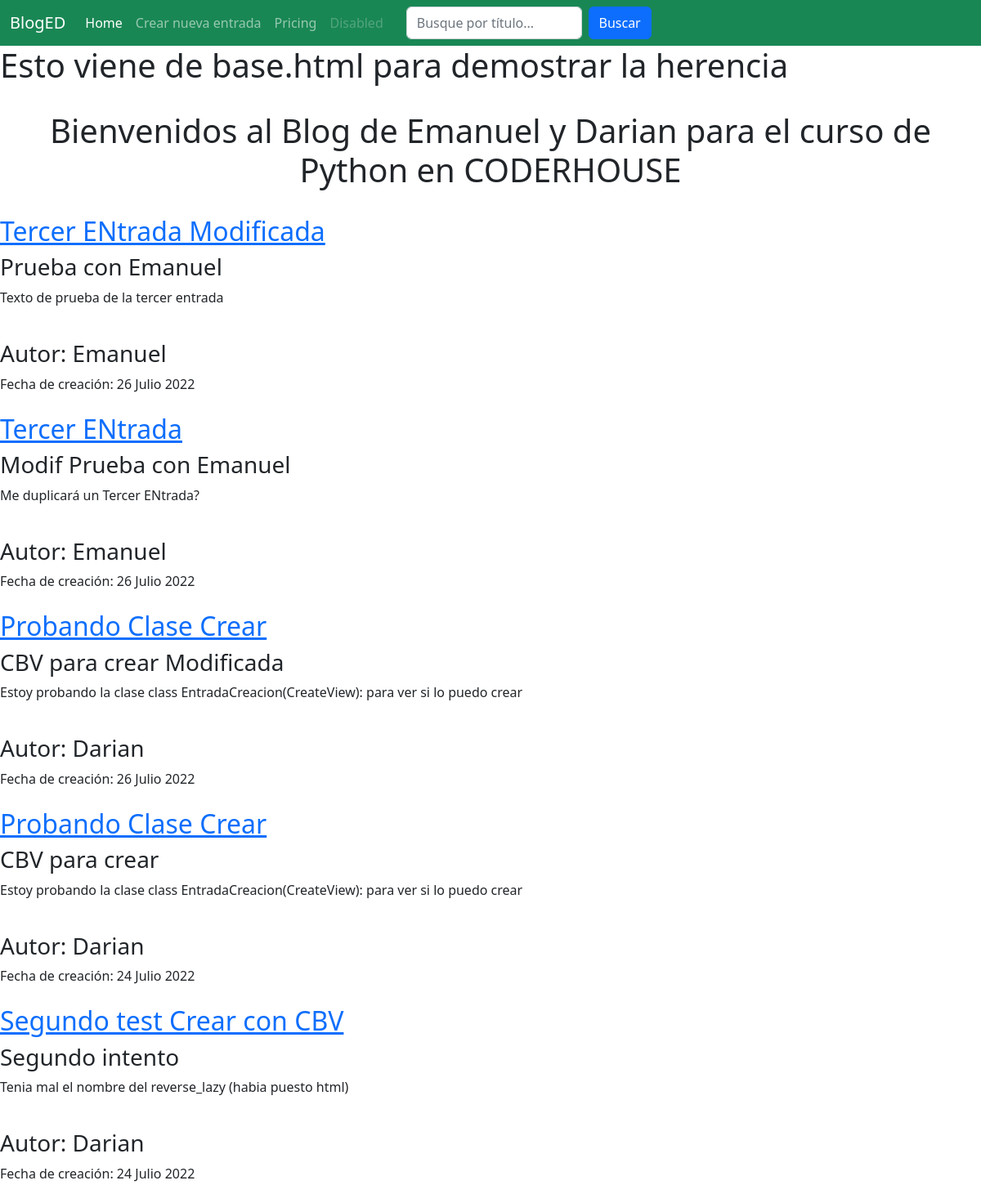
Before: / with the older database file.
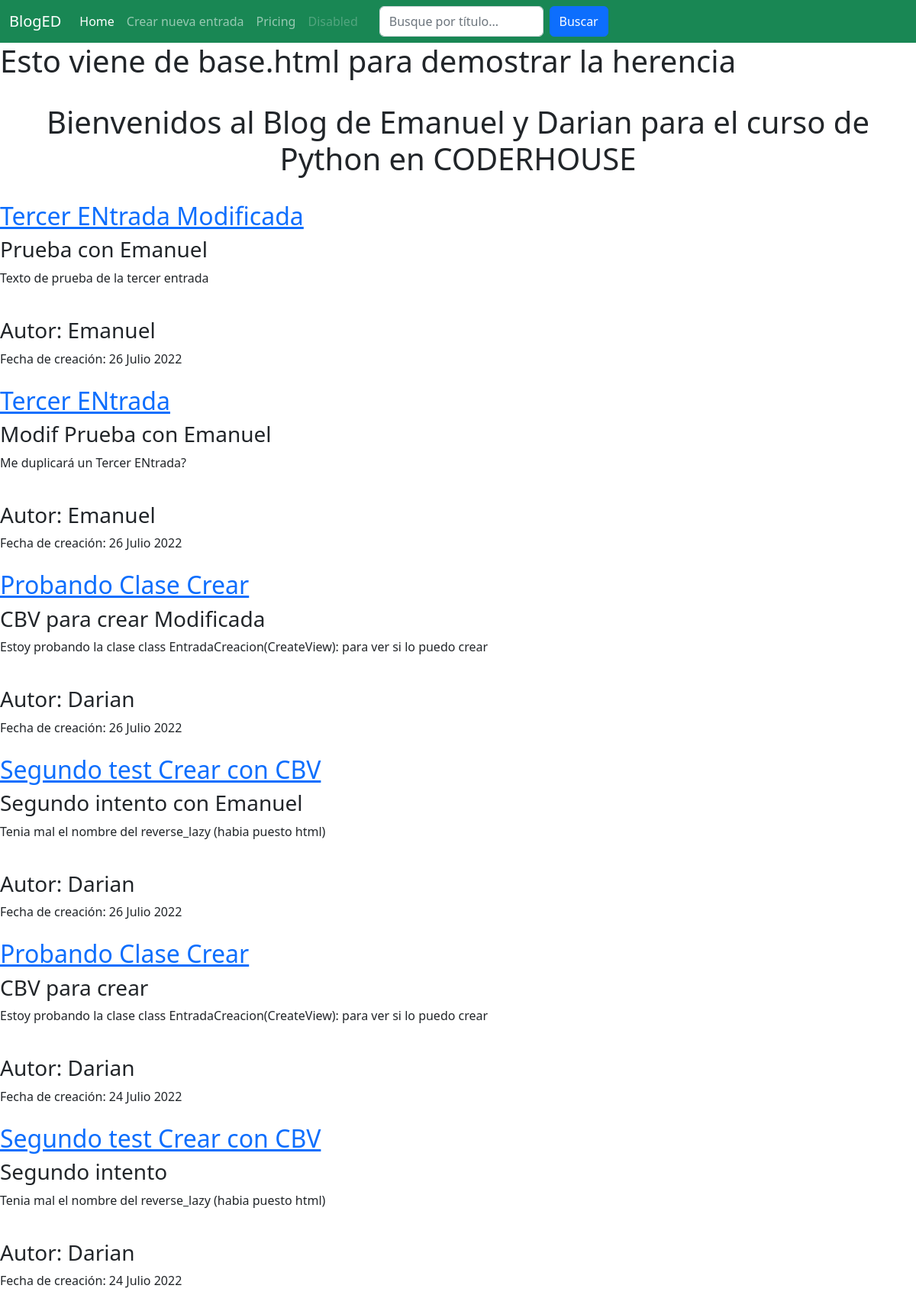
After: the same page with the newer database file.
### Posteos/models.py (models this page shows, shortened)
class Entrada(models.Model):
    titulo = models.CharField(max_length=50)
    subtitulo = models.CharField(max_length=100)
    cuerpo = RichTextField()
    imagen = models.URLField()
    autor = models.CharField(max_length=50)
    creado = models.DateField(default=date.today()) #(15 Julio 2022)  # (auto_now_add=True) o (auto_now=True)
    class Meta:
        ordering = ['-creado'] #Ordena los post de más nuevos a más viejos

### Posteos/views.py (the view)
# urls.py: path('', views.BienvenidaView.as_view(), name='bienvenida'), # ListView
class BienvenidaView(ListView):
    queryset = Entrada.objects.all()
    context_object_name = "posteos"
    template_name = "bienvenida.html"

### Posteos/templates/bienvenida.html (shortened to what this page needs)
{% extends 'base.html' %}
{% block content %}
    <h1 class="centrado">Bienvenidos al Blog de Emanuel y Darian para el curso de Python en CODERHOUSE</h1>
    <br>
    <section>
        {% for posteo in posteos %}
            <article>
                <h2><a href="{% url 'verEntrada' posteo.id %}">{{ posteo.titulo }}</a></h2>
                <h3>{{ posteo.subtitulo }}</h3>
                <p>
                    {{ posteo.cuerpo }}
                </p>
                <footer>
                    <h3>
                        Autor: {{ posteo.autor }}
                    </h3>
                    Fecha de creación: {{ posteo.creado }}
                </footer>
            </article>
            <br>
        {% endfor %}
    </section>
{% endblock %}

Changed rows visible on the page:
added Entrada: titulo "Segundo test Crear con CBV", subtitulo "Segundo intento con Emanuel", cuerpo "Tenia mal el nombre del reverse_lazy (habia puesto html)", autor "Darian", creado "26 Julio 2022"
